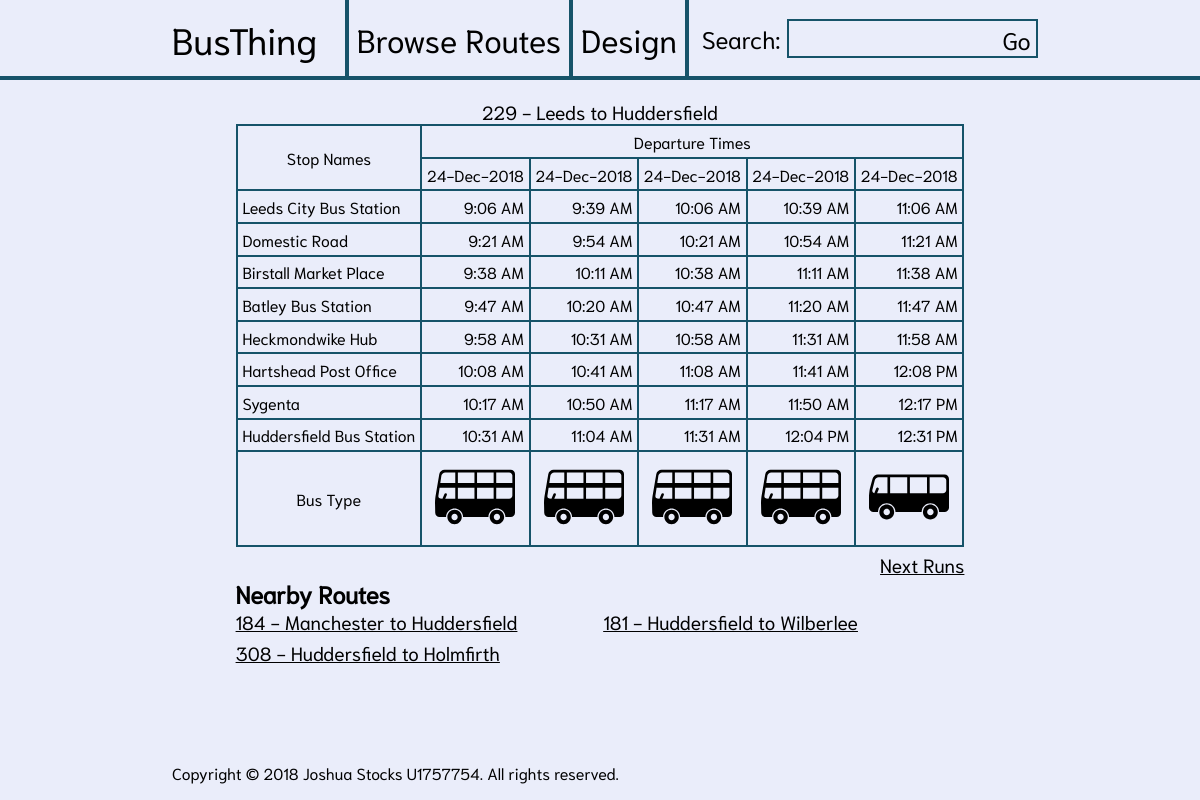
Screenshot of /php/details.php?route_id=2 with the database file from the repository.
### tables this page shows
CREATE TABLE `routes` (
  `route_id` int(10) UNSIGNED NOT NULL,
  `route_name` varchar(50) NOT NULL,
  `total_distance` float UNSIGNED NOT NULL,
  `expected_duration` smallint(5) UNSIGNED NOT NULL,
  `fare` float UNSIGNED NOT NULL
);

CREATE TABLE `runs` (
  `run_id` int(10) UNSIGNED NOT NULL,
  `driver_id` int(10) UNSIGNED NOT NULL,
  `route_id` int(10) UNSIGNED NOT NULL,
  `bus_reg` char(8) NOT NULL,
  `start_time` datetime DEFAULT NULL
);

CREATE TABLE `icons` (
  `icon_id` int(10) UNSIGNED NOT NULL,
  `url` varchar(150) NOT NULL,
  `alt_text` text
);

### php/details.php (the view, shortened to what this page needs)
<?php
  try{
         $conn = new PDO('mysql:host=localhost;dbname=bus_thing', 'bus_thing', 'bustling');
         $conn->setAttribute( PDO::ATTR_ERRMODE, PDO::ERRMODE_EXCEPTION );
  }
  catch (PDOException $exception)
  {
    echo "Database connection failed" . $exception->getMessage();
  }
  $routeId = $_GET["route_id"];
  $today = date("Y-m-d");
  if (array_key_exists("run_offset", $_GET)) {
    $runOffset = $_GET["run_offset"];
  } else {
    $runOffset = 0;
  }
  $queryGetRunIds = "SELECT runs.run_id FROM runs WHERE runs.route_id = {$routeId} AND runs.start_time > :today ORDER BY runs.start_time ASC LIMIT 5 OFFSET {$runOffset}";
  $prepRunIds=$conn->prepare($queryGetRunIds);
  $prepRunIds->bindValue(':today',$today);
  $prepRunIds->execute();
  $runIDs = $prepRunIds->fetchAll();
  $inString = "";
  for ($i=0; $i < count($runIDs); $i++) {
    if ($i === 0) {
      $inString = "{$runIDs[0][0]}";
    } else {
      $inString = $inString.", ". $runIDs[$i][0];
    }
  }
  $queryGetRouteDetails = "SELECT runs.start_time, stops.stop_name, route_stop.time_offset, routes.route_name FROM runs INNER JOIN routes ON runs.route_id = routes.route_id INNER JOIN route_stop ON routes.route_id = route_stop.route_id INNER JOIN stops ON route_stop.stop_id = stops.stop_id WHERE runs.run_id IN ($inString) ORDER BY runs.start_time ASC, route_stop.stop_number ASC";
  $resultsRouteDetails = $conn->query($queryGetRouteDetails);
  $rawRouteData = $resultsRouteDetails->fetchAll();
  $queryGetNumberOfStops = "SELECT stop_number FROM route_stop WHERE route_id = {$routeId} ORDER BY stop_number DESC LIMIT 1";
  $resultsNumberOfStops = $conn->query($queryGetNumberOfStops);
  $stopCount = ($resultsNumberOfStops->fetch())[0];
  $queryGetNumberOfRuns = "SELECT COUNT(*) FROM runs WHERE route_id = {$routeId} AND runs.start_time > :today ORDER BY runs.start_time";
  $prepNumberOfRuns=$conn->prepare($queryGetNumberOfRuns);
  $prepNumberOfRuns->bindValue(':today',$today);
  $prepNumberOfRuns->execute();
  $runCount = ($prepNumberOfRuns->fetchAll())[0][0] - $runOffset;
  $queryGetRunStarts = "SELECT start_time FROM runs WHERE runs.run_id IN ($inString) ORDER BY start_time ASC";
  $resultsGetRunStarts = $conn->query($queryGetRunStarts);
  $runStartTimes = $resultsGetRunStarts->fetchAll();
  $queryGetBusIcons = "SELECT icons.url, icons.alt_text FROM runs INNER JOIN buses ON runs.bus_reg = buses.registration INNER JOIN icons ON buses.icon_id = icons.icon_id WHERE runs.run_id IN ($inString)";
  $resultsBusIcon = $conn->query($queryGetBusIcons);
  $busIcons = $resultsBusIcon->fetchAll();
  $queryRelatedRoutes = "SELECT DISTINCT routes.route_id, routes.route_name
    FROM stops INNER JOIN route_stop ON stops.stop_id = route_stop.stop_id INNER
    JOIN routes ON route_stop.route_id = routes.route_id WHERE stops.stop_id IN
    (SELECT stops.stop_id FROM routes INNER JOIN route_stop ON routes.route_id =
    route_stop.route_id INNER JOIN stops ON route_stop.stop_id = stops.stop_id
    WHERE routes.route_id = {$routeId}) AND routes.route_id <> {$routeId} LIMIT 6";
  $resultsRelatedRoutes = $conn->query($queryRelatedRoutes);
  $relatedRoutes = $resultsRelatedRoutes->fetchAll();
  if ($runCount <= 5) {
    $runsToShow = $runCount;
  } else {
    $runsToShow = 5;
  }
  $routeTimeTable = [];
  for ($j=0; $j < $runsToShow; $j++) {
    $rowOffset = $j * $stopCount;
    $runningTime = strtotime($rawRouteData[$rowOffset + 1]["start_time"]);
    $tempRouteArray = [date("G:i A" ,$runningTime)];
    for ($i=1; $i < $stopCount; $i++) {
      $runningTime = $runningTime + $rawRouteData[$rowOffset + $i]["time_offset"] * 60;
      array_push($tempRouteArray, date("G:i A" ,$runningTime));
    }
    array_push($routeTimeTable, $tempRouteArray);
  }
  $stopNames = [];
  for ($i=0; $i < $stopCount; $i++) {
    array_push($stopNames, $rawRouteData[$i]["stop_name"]);
  }
?>
<!DOCTYPE HTML>
  <html>
    <head>
      <link href="../css/style.css" rel="stylesheet" type="text/css">
    </head>
    <body>
      <div id="holder">
        <div class="headerPad"></div>
        <header>
          <h1 id="logo"><a href="index.php">BusThing</a></h1>
          <nav>
            <ul id="navLinks" class="flexStart">
              <li><a href="../php/index.php?browse=true">Browse Routes</a></li>
              <li><a href="../php/design.php">Design</a></li>
            </ul>
          </nav>
          <form action="index.php" method="get" id="hearderSearch">
            <label for="searchString" id="searchLabel">Search:</label>
            <input type="text" name="searchString" id="searchString">
            <input type="submit" name="submitSearch" value="Go">
          </form>
        </header>
        <div class="headerPad"></div>
        <div id="leftPad"></div>
        <main class="flexCenter">
          <div class="flexStart flexCol">
            <table class="timeTable">
              <caption><?php echo $rawRouteData[0]["route_name"]; ?></caption>
              <thead>
                <tr>
                  <td rowspan="2">Stop Names</td>
                  <td colspan="<?php echo $runsToShow; ?>">Departure Times</td>
                </tr>
                <tr>
<?php
  for ($i=0; $i < $runsToShow; $i++) {
    $tempTime = date("d-M-Y", strtotime($runStartTimes[$i][0]));
    echo "<td>{$tempTime}</td>";
  }
?>
                </tr>
              </thead>
              <tbody>
<?php
  for ($i=0; $i < $stopCount; $i++) {
    echo "<tr>";
    echo "<td>{$stopNames[$i]}</td>";
    for ($j=0; $j < $runsToShow; $j++) {
      echo "<td>{$routeTimeTable[$j][$i]}</td>";
    }
    echo "</tr>";
  }
?>
              </tbody>
              <tfoot>
                <tr>
                  <td>Bus Type</td>
<?php
  for ($i=0; $i < $runsToShow; $i++) {
    echo "<td><img src='{$busIcons[$i]['url']}' alt='{$busIcons[$i]['alt_text']}'></td>";
  }
?>
                </tr>
              </tfoot>
            </table>
            <div id="backAndForward">
<?php
  echo "<p>";
  echo "</p>";
  echo "<p>";
  if ($runCount > $runsToShow) {
    $nextOffset = $runOffset + 5;
    echo "<a href='details.php?route_id={$routeId}&run_offset={$nextOffset}'>Next Runs</a>";
  } else {
    echo "&nbsp;";
  }
  echo "</p>";
?>
            </div>
<?php
  if (count($relatedRoutes) > 0) {
?>
            <div>
              <h2>Nearby Routes</h2>
              <ul id="relatedRoutes">
<?php
    foreach ($relatedRoutes as $relatedRoute) {
      echo "<li><a href='details.php?route_id={$relatedRoute["route_id"]}'>{$relatedRoute["route_name"]}</a></li>";
    }
?>
              </ul>
            </div>
<?php
  }
?>
          </div>
        </main>
        <div id="rightPad"></div>
        <footer>Copyright © 2018 Joshua Stocks U1757754. All rights reserved.</footer>
      </div>
    </body>
  </html>

### css/style.css (style rules this page uses)
body { font-family: "Niramit-Regular", Verdana, sans-serif; font-size: 1em; padding: 0; margin: 0; color: #000000; background-color: #EAEDFA; }
h1,h2,h3,h4,h4,h5,h6,body,form,header,footer,main,div,ul,li,table,p { padding: 0; margin: 0; }
a { color: #000000; border: none; outline: none; transition: all ease-in-out 0.2s; }
.flexCenter { display: flex; justify-content: center; }
.flexStart { display: flex; justify-content: flex-start; }
.flexCol { flex-direction: column; }
#holder { display: grid; grid-template-columns: 1fr minmax(875px, auto) 1fr; grid-template-rows: 5em auto 3em; min-height: 100vh; }
#leftPad { grid-column-start: 1; grid-column-end: 2; grid-row-start: 2; grid-row-end: 4; }
#rightPad { grid-column-start: 3; grid-column-end: 4; grid-row-start: 2; grid-row-end: 4; }
main { padding: 0.6em; }
footer { padding: 0.6em; }
#logo { font-size: 2.3em; font-weight: normal; margin-right: 0.5em; }
#logo a { text-decoration: none; white-space: nowrap; padding-right: 0.25em; padding-left: 0.25em; }
nav { border-left: 0.3em solid #165369; height: 100%; }
.headerPad { border-bottom: 0.3em solid #165369; }
header { border-bottom: 0.3em solid #165369; align-items: center; display: grid; grid-template-columns: auto auto 1fr; }
#navLinks { list-style: none; display: flex; justify-content: flex-start; align-items: center; height: 100%; }
#navLinks li { padding-left: 0.5em; padding-right: 0.5em; border-right: 0.3em solid #165369; height: 100%; display: flex; flex-direction: column; justify-content: center; }
#navLinks li a { font-size: 2em; font-weight: normal; text-decoration: none; white-space: nowrap; }
#hearderSearch { display: flex; justify-content: flex-end; align-items: center; height: 100%; font-size: 1.5em; padding-left: 0.5em; }
#hearderSearch label { margin-right: 0.25em; }
input[type="text"] { font-family: "Niramit-Regular", Verdana, sans-serif; font-size: 0.7em; padding-top: 0em; padding-bottom: 0em; padding-left: 0.2em; padding-right: 0.2em; margin: 0em; height: 35px; outline: none; border-top: 0.12em solid #165369; border-left: 0.12em solid #165369; border-bottom: 0.12em solid #165369; border-right: none; background-color: #EAEDFA; }
input[type="submit"] { font-family: "Niramit-Regular", Verdana, sans-serif; font-size: 1em; padding: 0.1em; padding-right: 0.2em; margin: 0em; height: 39px; text-align: center; display: flex; flex-direction: column; justify-content: center; outline: none; border-top: 0.1em solid #165369; border-right: 0.1em solid #165369; border-bottom: 0.1em solid #165369; border-left: none; background-color: #EAEDFA; }
table { border-collapse: collapse; margin-bottom: 0.3em; }
td,th { border: 0.15em solid #165369; padding: 0.3em; }
.timeTable caption { font-size: 1.2em; font-weight: normal; text-decoration: none; color: #000000; margin-top: 0.5em; }
.timeTable thead tr td { text-align: center; }
.timeTable td { padding: 0.3em; }
.timeTable tbody tr { text-align: right; }
.timeTable tbody tr td:nth-child(1) { text-align: left; }
.timeTable tfoot tr td { text-align: center; }
#backAndForward { display: flex; justify-content: space-between; }
#backAndForward a { font-size: 1.2em; }
#relatedRoutes { list-style: none; display: grid; grid-template-columns: 1fr 1fr; grid-column-gap: 0.4em; grid-row-gap: 0.4em; }
#relatedRoutes li { margin-right: 1em; }
#relatedRoutes a { font-size: 1.2em; }

### rows the page displays
routes: route_name "229 - Leeds to Huddersfield"
runs: start_time "24-Dec-2018"
runs: start_time "24-Dec-2018"
runs: start_time "24-Dec-2018"
runs: start_time "24-Dec-2018"
runs: start_time "24-Dec-2018"
icons: url (picture)
icons: url (picture)
routes: route_name "184 - Manchester to Huddersfield"
routes: route_name "181 - Huddersfield to Wilberlee"
routes: route_name "308 - Huddersfield to Holmfirth"

### other values shown
$stopNames[$i] "Leeds City Bus Station"
$routeTimeTable[$j][$i] "9:06 AM"
$routeTimeTable[$j][$i] "9:39 AM"
$routeTimeTable[$j][$i] "10:06 AM"
$routeTimeTable[$j][$i] "10:39 AM"
$routeTimeTable[$j][$i] "11:06 AM"
$stopNames[$i] "Domestic Road"
$routeTimeTable[$j][$i] "9:21 AM"
$routeTimeTable[$j][$i] "9:54 AM"
$routeTimeTable[$j][$i] "10:21 AM"
$routeTimeTable[$j][$i] "10:54 AM"
$routeTimeTable[$j][$i] "11:21 AM"
$stopNames[$i] "Birstall Market Place"
$routeTimeTable[$j][$i] "9:38 AM"
$routeTimeTable[$j][$i] "10:11 AM"
